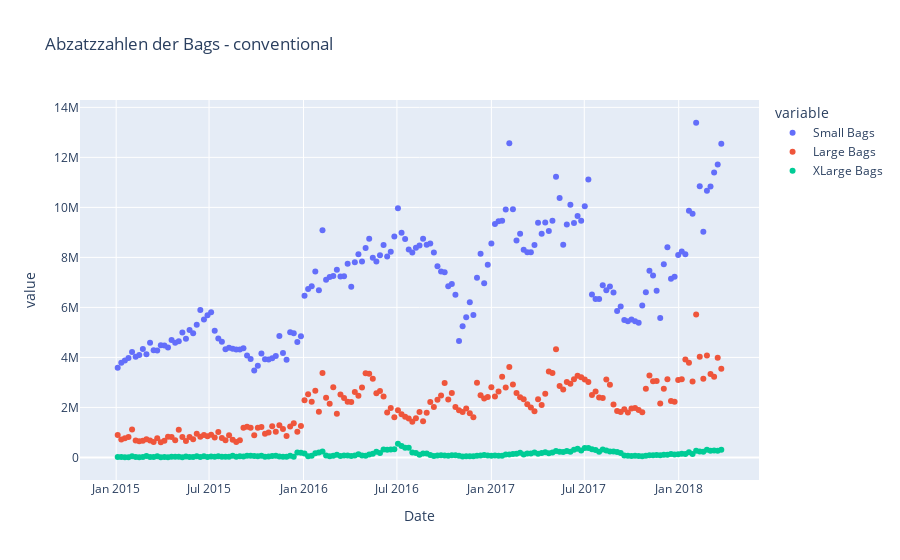

Here is the notebook cell this chart was saved with:
### Markdown cell above
### 2. Bags & size

### Code cell
total_US_conventional = total_US[total_US['type']=="conventional"]
total_US_organic = total_US[total_US['type']=="organic"]

fig = px.scatter(total_US_conventional, x="Date", y=["Small Bags","Large Bags","XLarge Bags"],title="Abzatzzahlen der Bags - conventional")
fig.show()

### Figure 1 — Plotly figure (JSON) as saved in the notebook; plotly's stock layout.template omitted (floating-point values rounded to 4 significant figures; data arrays with more than 128 entries replaced by an {"elided": "..."} marker saying what was removed)
{"data": [{"hovertemplate": "variable=Small Bags<br>Date=%{x}<br>value=%{y}<extra></extra>", "legendgroup": "Small Bags", "marker": {"color": "#636efa", "symbol": "circle"}, "mode": "markers", "name": "Small Bags", "orientation": "v", "showlegend": true, "type": "scatter", "x": {"elided": "169 str values"}, "xaxis": "x", "y": {"elided": "169 float values"}, "yaxis": "y"}, {"hovertemplate": "variable=Large Bags<br>Date=%{x}<br>value=%{y}<extra></extra>", "legendgroup": "Large Bags", "marker": {"color": "#EF553B", "symbol": "circle"}, "mode": "markers", "name": "Large Bags", "orientation": "v", "showlegend": true, "type": "scatter", "x": {"elided": "169 str values"}, "xaxis": "x", "y": {"elided": "169 float values"}, "yaxis": "y"}, {"hovertemplate": "variable=XLarge Bags<br>Date=%{x}<br>value=%{y}<extra></extra>", "legendgroup": "XLarge Bags", "marker": {"color": "#00cc96", "symbol": "circle"}, "mode": "markers", "name": "XLarge Bags", "orientation": "v", "showlegend": true, "type": "scatter", "x": {"elided": "169 str values"}, "xaxis": "x", "y": {"elided": "169 float values"}, "yaxis": "y"}], "layout": {"legend": {"title": {"text": "variable"}, "tracegroupgap": 0}, "title": {"text": "Abzatzzahlen der Bags - conventional"}, "xaxis": {"anchor": "y", "domain": [0, 1], "title": {"text": "Date"}}, "yaxis": {"anchor": "x", "domain": [0, 1], "title": {"text": "value"}}}}
